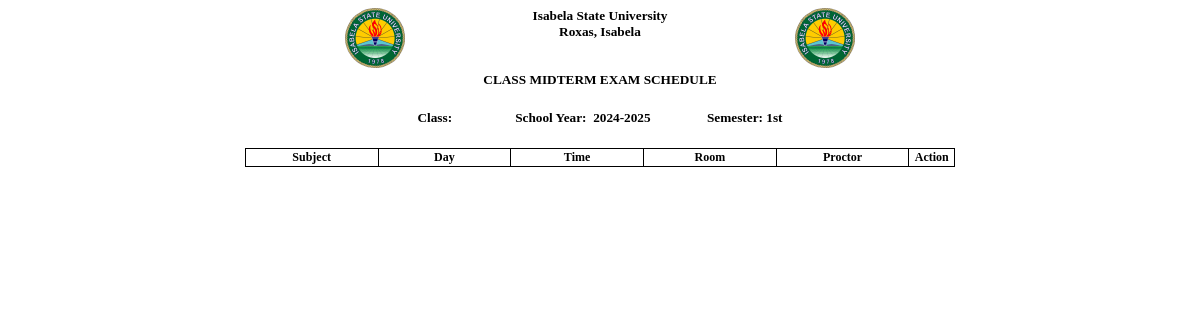
/pages/class_exam.php (signed in), run on the app's committed database.
### tables this page shows
CREATE TABLE `settings` (
  `settings_id` int(11) NOT NULL,
  `term` varchar(10) NOT NULL,
  `sem` varchar(15) NOT NULL,
  `sy` varchar(10) NOT NULL,
  `status` varchar(10) NOT NULL
);

### pages/class_exam.php (the view, shortened to what this page needs)
<!DOCTYPE hmtl>
<html>
<head>
    <link rel="stylesheet" href="../dist/css/print.css" media="print">
</head>
<body>
    <?php
	include('../dist/includes/dbcon.php');
	?>
    <div class="wrapper_print">
        <?php
		$sid = $_SESSION['settings'];
		$settings = mysqli_query($con, "select * from settings where settings_id='$sid'") or die(mysqli_error($con));
		$rows = mysqli_fetch_array($settings);
		?>
        <img src="../images/isu-logo.png" width="60px" height="60px" class="logo">
        <img src="../images/isu-logo.png" width="60px" height="60px" class="logo2" style="display:hidden">
        <h5 align="center">
            Isabela State University</br>
            Roxas, Isabela</br><br><br>
            CLASS <?php echo strtoupper($rows['term']); ?> EXAM SCHEDULE</br>
        </h5>
        <h5 align="center">
            Class: &nbsp; <font color="blue"><?php echo $class;  ?></font>
            &nbsp;&nbsp;&nbsp;&nbsp;&nbsp;&nbsp;&nbsp;&nbsp;&nbsp;&nbsp;&nbsp;&nbsp;&nbsp;&nbsp;&nbsp;&nbsp;School
            Year:&nbsp;
            <?php echo $rows['sy']; ?>&nbsp;&nbsp;&nbsp;&nbsp;&nbsp;&nbsp;&nbsp;&nbsp;&nbsp;&nbsp;&nbsp;&nbsp;&nbsp;&nbsp;&nbsp;&nbsp;
            Semester:&nbsp;<?php echo $rows['sem']; ?>
        </h5>
        <table style="width:100%;float:left">
            <thead>
                <tr>
                    <th>Subject</th>
                    <th>Day</th>
                    <th>Time</th>
                    <th>Room</th>
                    <th>Proctor</th>
                    <th class="action">Action</th>
                </tr>
            </thead>
        </table>
</body>
</html>

### pages/class_exam.php (style rules this page uses)
table td, th { border: 1px solid black; }
table { border-collapse: collapse; text-align: center; font-size: 12px; }
tr { height: 20px; }
thead tr { height: 5px !important; }
.logo { float: left; margin-left: 100px }
.logo2 { float: right; margin-right: 100px }
.wrapper_print { width: 60%; margin: auto; }
th { width: 15% }
th:last-child { width: 5%; }

### data on the page
settings: term "MIDTERM", sy "2024-2025", sem "1st"
